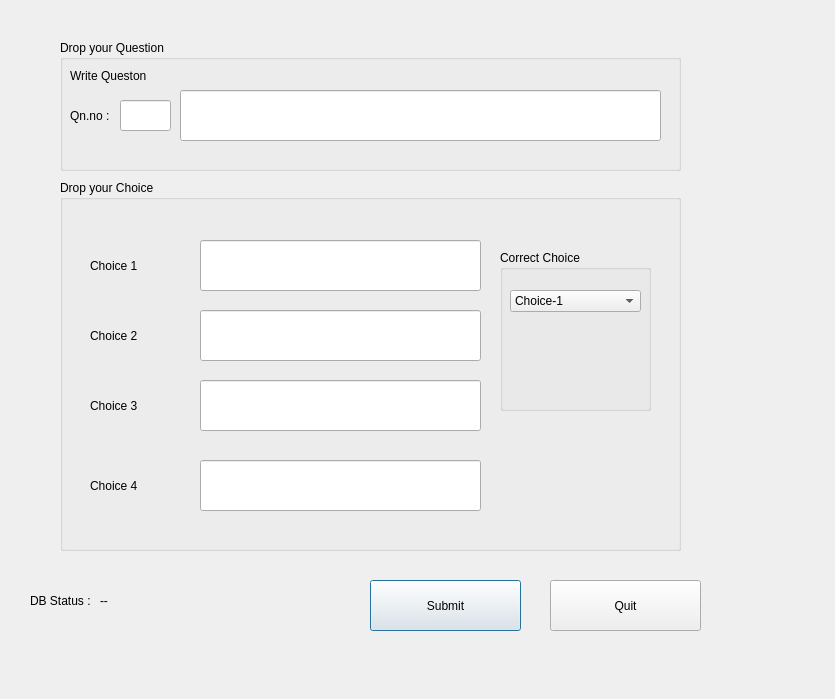
<?xml version="1.0" encoding="UTF-8"?>
<ui version="4.0">
 <class>admin_verbal_med</class>
 <widget class="QDialog" name="admin_verbal_med">
  <property name="geometry">
   <rect>
    <x>0</x>
    <y>0</y>
    <width>835</width>
    <height>699</height>
   </rect>
  </property>
  <property name="windowTitle">
   <string>Dialog</string>
  </property>
  <widget class="QPushButton" name="submitbtn">
   <property name="geometry">
    <rect>
     <x>370</x>
     <y>580</y>
     <width>151</width>
     <height>51</height>
    </rect>
   </property>
   <property name="styleSheet">
    <string notr="true">QPushButton {background-color: white;
    border-style: outset;
    border-width: 2px;
    border-color: black;
    border-radius: 3px;
    font: bold 18px;
    padding: 3px;
color:black;
};</string>
   </property>
   <property name="text">
    <string>Submit</string>
   </property>
  </widget>
  <widget class="QGroupBox" name="qn_box">
   <property name="geometry">
    <rect>
     <x>60</x>
     <y>40</y>
     <width>621</width>
     <height>131</height>
    </rect>
   </property>
   <property name="title">
    <string>Drop your Question</string>
   </property>
   <widget class="QLabel" name="label_2">
    <property name="geometry">
     <rect>
      <x>10</x>
      <y>10</y>
      <width>161</width>
      <height>51</height>
     </rect>
    </property>
    <property name="text">
     <string>Write Queston</string>
    </property>
   </widget>
   <widget class="QLineEdit" name="qn_editor">
    <property name="geometry">
     <rect>
      <x>120</x>
      <y>50</y>
      <width>481</width>
      <height>51</height>
     </rect>
    </property>
   </widget>
   <widget class="QLabel" name="label">
    <property name="geometry">
     <rect>
      <x>10</x>
      <y>60</y>
      <width>51</width>
      <height>31</height>
     </rect>
    </property>
    <property name="text">
     <string>Qn.no :</string>
    </property>
   </widget>
   <widget class="QLineEdit" name="qn_number">
    <property name="geometry">
     <rect>
      <x>60</x>
      <y>60</y>
      <width>51</width>
      <height>31</height>
     </rect>
    </property>
   </widget>
  </widget>
  <widget class="QLabel" name="qn_db_status">
   <property name="geometry">
    <rect>
     <x>100</x>
     <y>590</y>
     <width>91</width>
     <height>21</height>
    </rect>
   </property>
   <property name="text">
    <string>--</string>
   </property>
  </widget>
  <widget class="QLabel" name="label_3">
   <property name="geometry">
    <rect>
     <x>30</x>
     <y>590</y>
     <width>91</width>
     <height>21</height>
    </rect>
   </property>
   <property name="text">
    <string>DB Status :</string>
   </property>
  </widget>
  <widget class="QGroupBox" name="choice_box">
   <property name="geometry">
    <rect>
     <x>60</x>
     <y>180</y>
     <width>621</width>
     <height>371</height>
    </rect>
   </property>
   <property name="title">
    <string>Drop your Choice</string>
   </property>
   <widget class="QLabel" name="label_7">
    <property name="geometry">
     <rect>
      <x>30</x>
      <y>280</y>
      <width>101</width>
      <height>51</height>
     </rect>
    </property>
    <property name="text">
     <string>Choice 4</string>
    </property>
   </widget>
   <widget class="QLineEdit" name="choice_2">
    <property name="geometry">
     <rect>
      <x>140</x>
      <y>130</y>
      <width>281</width>
      <height>51</height>
     </rect>
    </property>
   </widget>
   <widget class="QLabel" name="label_5">
    <property name="geometry">
     <rect>
      <x>30</x>
      <y>130</y>
      <width>101</width>
      <height>51</height>
     </rect>
    </property>
    <property name="text">
     <string>Choice 2</string>
    </property>
   </widget>
   <widget class="QLineEdit" name="choice_1">
    <property name="geometry">
     <rect>
      <x>140</x>
      <y>60</y>
      <width>281</width>
      <height>51</height>
     </rect>
    </property>
   </widget>
   <widget class="QLineEdit" name="choice_4">
    <property name="geometry">
     <rect>
      <x>140</x>
      <y>280</y>
      <width>281</width>
      <height>51</height>
     </rect>
    </property>
   </widget>
   <widget class="QLineEdit" name="choice_3">
    <property name="geometry">
     <rect>
      <x>140</x>
      <y>200</y>
      <width>281</width>
      <height>51</height>
     </rect>
    </property>
   </widget>
   <widget class="QLabel" name="label_6">
    <property name="geometry">
     <rect>
      <x>30</x>
      <y>200</y>
      <width>101</width>
      <height>51</height>
     </rect>
    </property>
    <property name="text">
     <string>Choice 3</string>
    </property>
   </widget>
   <widget class="QLabel" name="label_4">
    <property name="geometry">
     <rect>
      <x>30</x>
      <y>60</y>
      <width>101</width>
      <height>51</height>
     </rect>
    </property>
    <property name="text">
     <string>Choice 1</string>
    </property>
   </widget>
   <widget class="QGroupBox" name="crt_choice">
    <property name="geometry">
     <rect>
      <x>440</x>
      <y>70</y>
      <width>151</width>
      <height>161</height>
     </rect>
    </property>
    <property name="title">
     <string>Correct Choice</string>
    </property>
    <widget class="QComboBox" name="comboBox">
     <property name="geometry">
      <rect>
       <x>10</x>
       <y>40</y>
       <width>131</width>
       <height>22</height>
      </rect>
     </property>
     <item>
      <property name="text">
       <string>Choice-1</string>
      </property>
     </item>
     <item>
      <property name="text">
       <string>Choice-2</string>
      </property>
     </item>
     <item>
      <property name="text">
       <string>Choice-3</string>
      </property>
     </item>
     <item>
      <property name="text">
       <string>Choice-4</string>
      </property>
     </item>
    </widget>
   </widget>
  </widget>
  <widget class="QPushButton" name="quit">
   <property name="geometry">
    <rect>
     <x>550</x>
     <y>580</y>
     <width>151</width>
     <height>51</height>
    </rect>
   </property>
   <property name="styleSheet">
    <string notr="true">QPushButton {background-color: white;
    border-style: outset;
    border-width: 2px;
    border-color: black;
    border-radius: 3px;
    font: bold 18px;
    padding: 3px;
color:black;
};</string>
   </property>
   <property name="text">
    <string>Quit</string>
   </property>
  </widget>
 </widget>
 <resources/>
 <connections/>
</ui>
